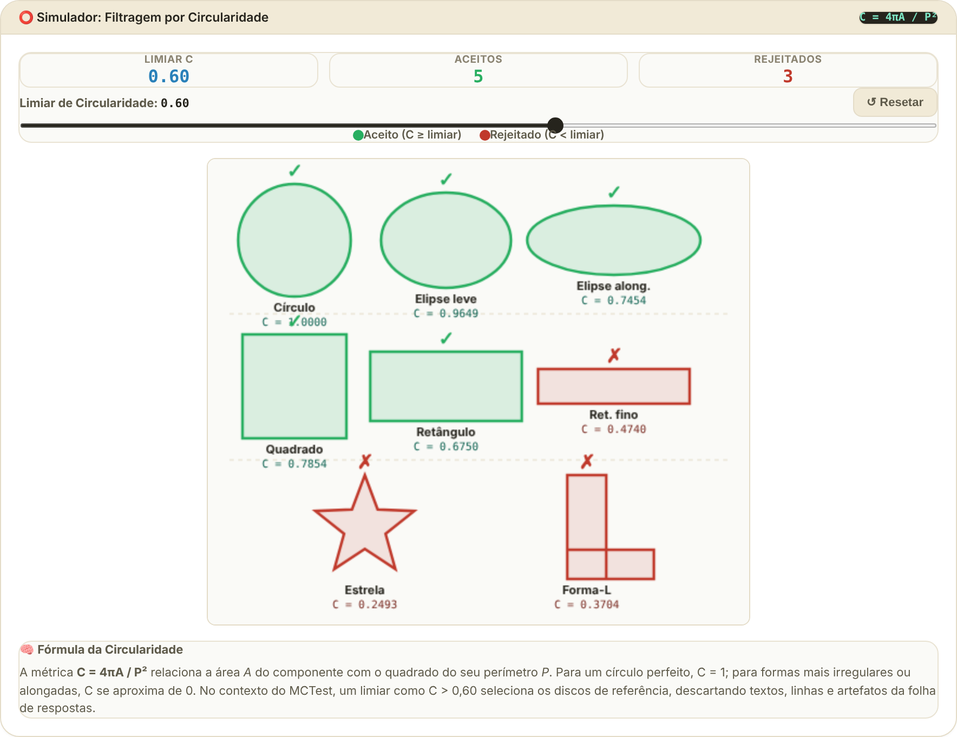
#> input picture all/_cap06/imagens/fig-06-sim-06-circularidade.png, 957 x 737 px, shrunk from 1768 x 1362 before the run
$ python -i autocrop_pngs.py   (imports and definitions only)
#> lines starting #> are read from the running program, lines starting #| are printed output that depends on the picture
"""
Script standalone para remover bordas brancas de todos os PNGs
gerados em all/*/imagens/*.png — rode DEPOIS do pipeline principal.

Uso:
    python autocrop_pngs.py
    python autocrop_pngs.py --dry-run     # só mostra o que mudaria, sem salvar
    python autocrop_pngs.py --root outra_pasta
"""
import argparse
from pathlib import Path
from PIL import Image, ImageChops


def autocrop_white_borders(img_path: Path, bg_tolerance: int = 8, dry_run: bool = False) -> bool:
#> called with bg_tolerance = 8, dry_run = False
    try:
        img = Image.open(img_path).convert('RGB')
#> img is the input picture: PIL image 957x737 RGB; mean R, G, B 243.1, 244.1, 239.7
    except Exception as e:
        print(f'  ⚠ Não foi possível abrir {img_path.name}: {e}')
        return False

    bg = Image.new('RGB', img.size, img.getpixel((0, 0)))
#> bg: PIL image 957x737 RGB; every value is 255
    diff = ImageChops.difference(img, bg)
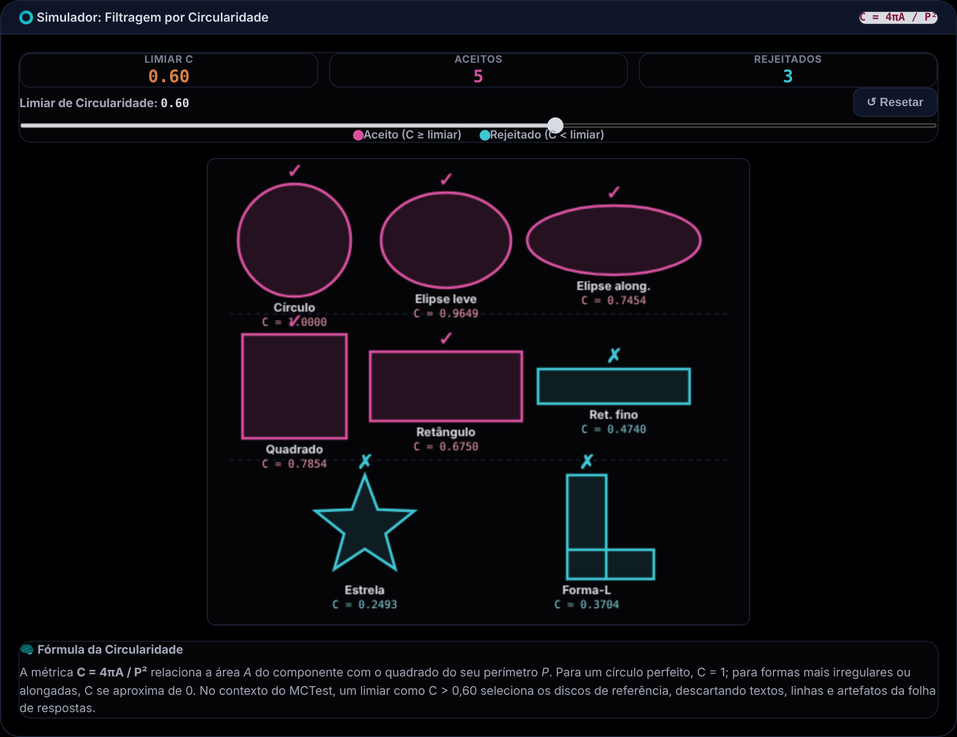
#> diff: PIL image 957x737 RGB; mean R, G, B 11.9, 10.9, 15.3
    diff = diff.point(lambda p: 255 if p > bg_tolerance else 0)
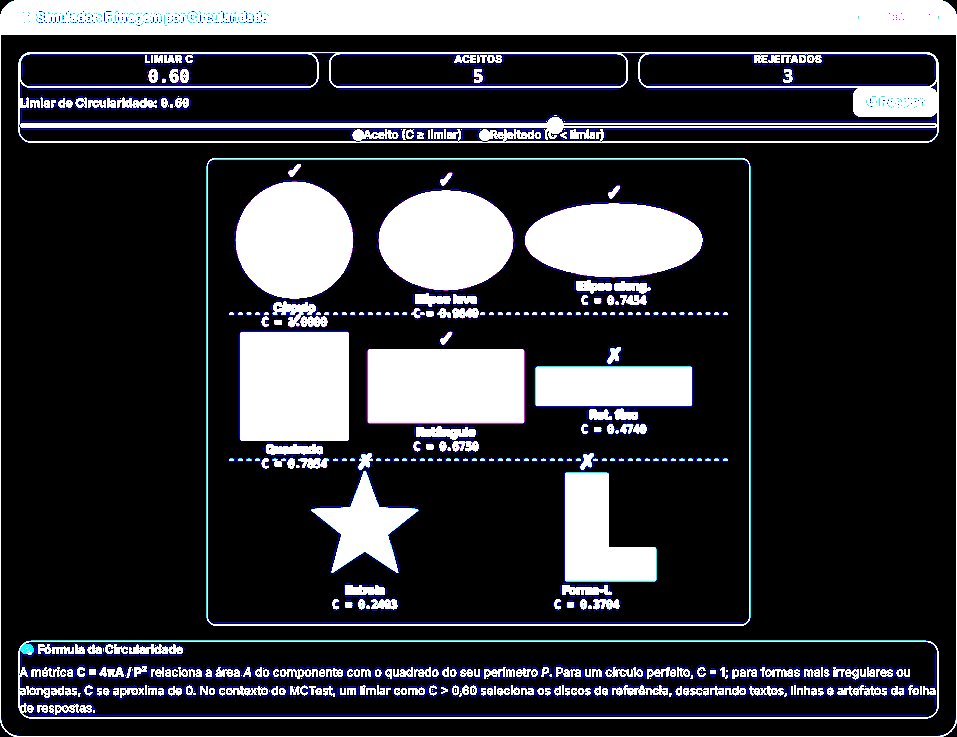
#> diff: PIL image 957x737 RGB; mean R, G, B 53.7, 54.7, 60.3
    bbox = diff.getbbox()
#> bbox = (0, 0, 957, 737)

    if bbox is None:
        return False

    if bbox == (0, 0, img.width, img.height):
        return False  # já está no tamanho do conteúdo, nada a fazer

    if dry_run:
        print(f'  [dry-run] {img_path.name}: {img.size} -> bbox {bbox}')
        return True

    cropped = img.crop(bbox)
    cropped.save(img_path)
    print(f'  ✂ {img_path.name}: {img.size} -> {cropped.size}')
    return True


def main():
    parser = argparse.ArgumentParser()
    parser.add_argument('--root', type=str, default='all')
    parser.add_argument('--dry-run', action='store_true')
    args = parser.parse_args()

    root = Path(args.root)
    pngs = list(root.glob('cap*/imagens/*.png'))
    print(f'Encontrados {len(pngs)} PNGs em {root}/cap*/imagens/')

    changed = 0
    for png_path in pngs:
        if autocrop_white_borders(png_path, dry_run=args.dry_run):
            changed += 1

    print(f'\nTotal alterado: {changed}/{len(pngs)}')


# [2 lines not run here, left out]

>>> result = autocrop_white_borders('all/_cap06/imagens/fig-06-sim-06-circularidade.png')

$ run again, on all/_cap06/imagens/fig-06-sim-ep0604.png
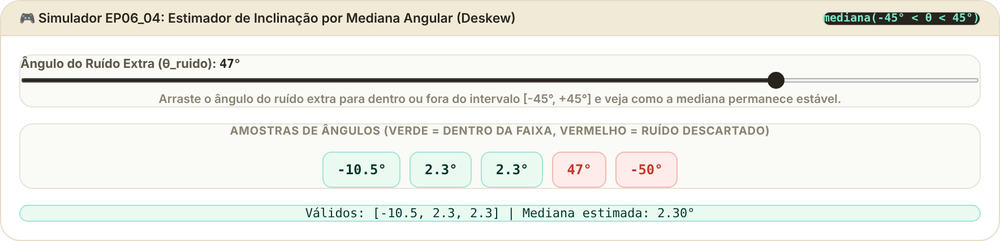
#> input picture all/_cap06/imagens/fig-06-sim-ep0604.png, 1000 x 241 px, shrunk from 1768 x 426 before the run
#> in autocrop_white_borders, img is the input picture: PIL image 1000x241 RGB; mean R, G, B 237.7, 238.4, 232.8
#> bg: PIL image 1000x241 RGB; every value is 255
#> in autocrop_white_borders, `diff = ImageChops.difference(img, bg)`:
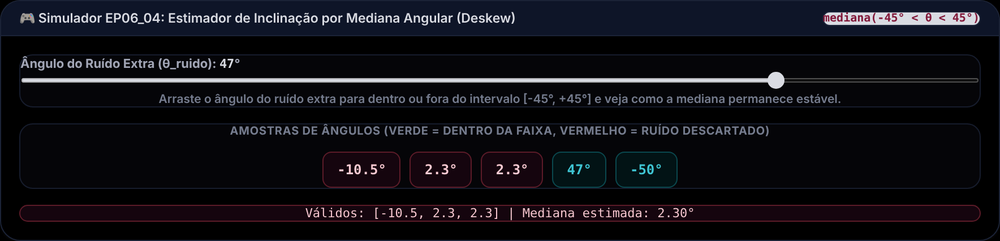
#> diff: PIL image 1000x241 RGB; mean R, G, B 17.3, 16.6, 22.2
#> in autocrop_white_borders, `diff = diff.point(lambda p: 255 if p > bg_tolerance else 0)`:
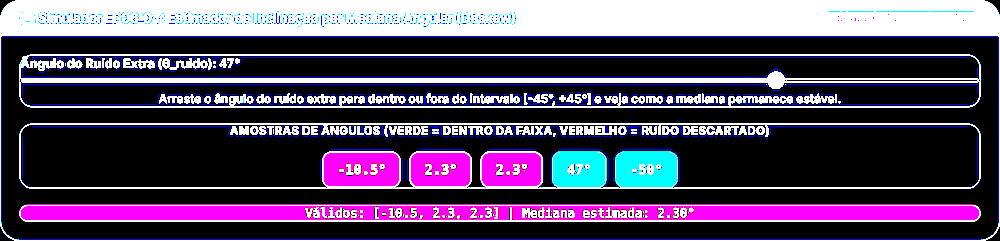
#> diff: PIL image 1000x241 RGB; mean R, G, B 86.1, 71.9, 100
#> bbox = (0, 0, 1000, 241)

$ run again, on all/_cap06/imagens/fig-06-sim-ep0606.png
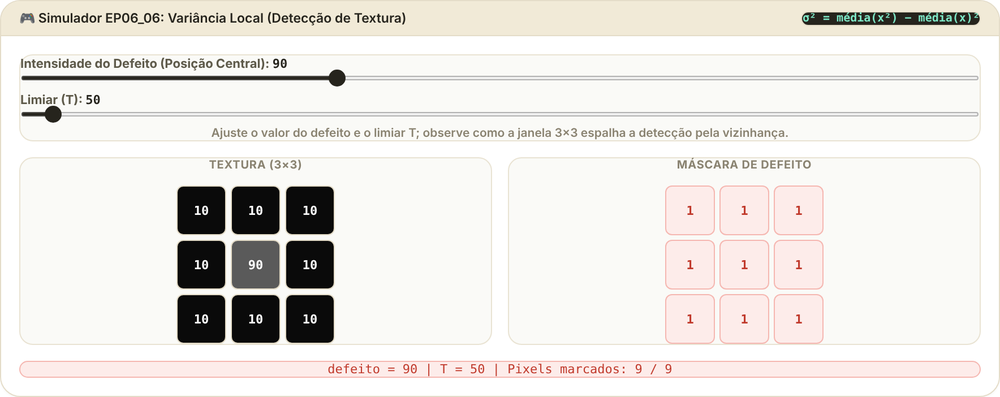
#> input picture all/_cap06/imagens/fig-06-sim-ep0606.png, 1000 x 397 px, shrunk from 1768 x 702 before the run
#> in autocrop_white_borders, img is the input picture: PIL image 1000x397 RGB; mean R, G, B 233.7, 230.7, 226.6
#> bg: PIL image 1000x397 RGB; every value is 255
#> in autocrop_white_borders, `diff = ImageChops.difference(img, bg)`:
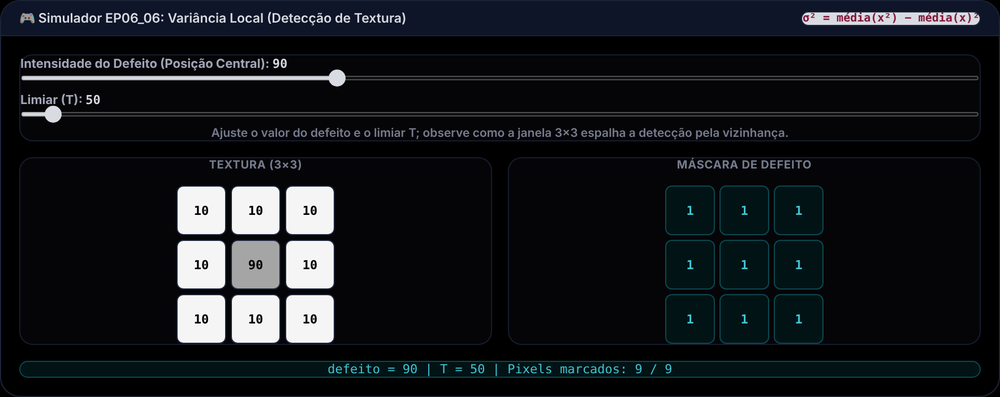
#> diff: PIL image 1000x397 RGB; mean R, G, B 21.3, 24.3, 28.4
#> in autocrop_white_borders, `diff = diff.point(lambda p: 255 if p > bg_tolerance else 0)`:
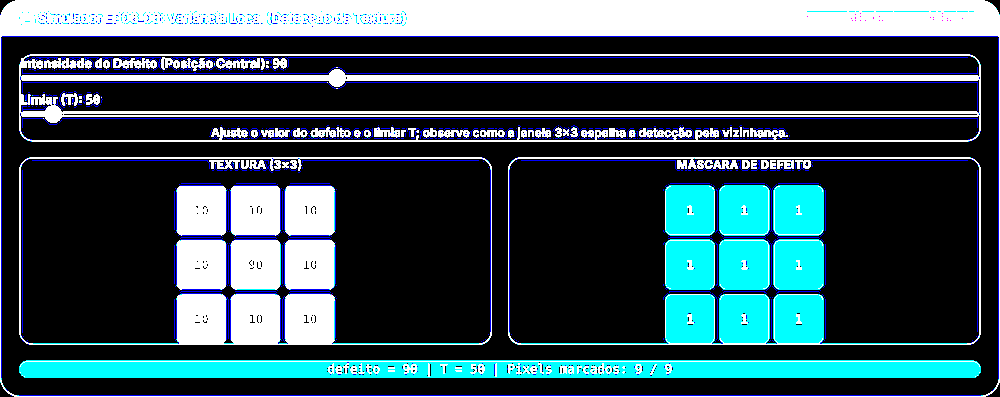
#> diff: PIL image 1000x397 RGB; mean R, G, B 56, 80.1, 88.6
#> bbox = (0, 0, 1000, 397)

$ run again, on all/_cap06/imagens/fig-06-sim-ep0607.png
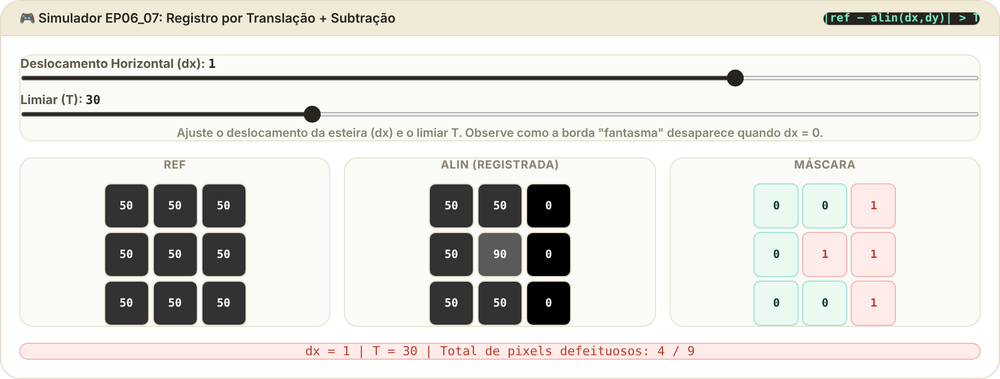
#> input picture all/_cap06/imagens/fig-06-sim-ep0607.png, 1000 x 379 px, shrunk from 1768 x 670 before the run
#> in autocrop_white_borders, img is the input picture: PIL image 1000x379 RGB; mean R, G, B 225.7, 223.8, 219.5
#> bg: PIL image 1000x379 RGB; every value is 255
#> in autocrop_white_borders, `diff = ImageChops.difference(img, bg)`:
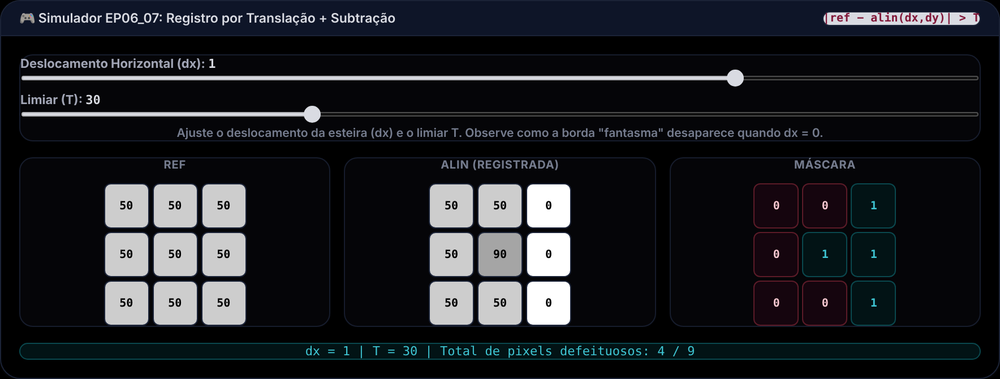
#> diff: PIL image 1000x379 RGB; mean R, G, B 29.3, 31.2, 35.5
#> in autocrop_white_borders, `diff = diff.point(lambda p: 255 if p > bg_tolerance else 0)`:
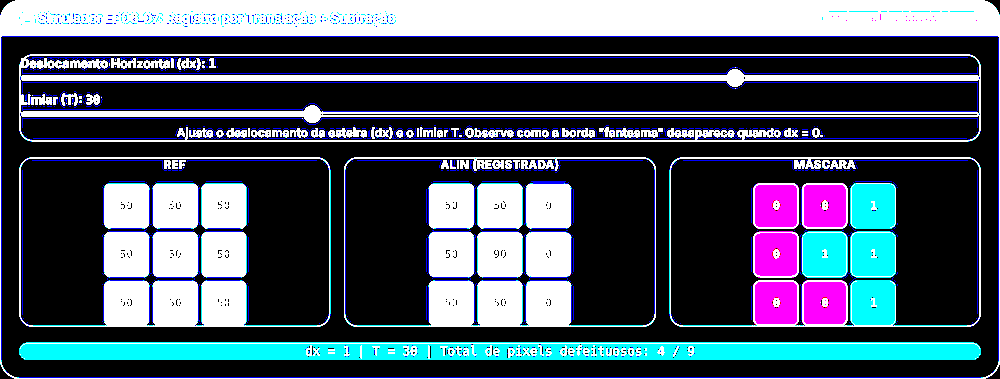
#> diff: PIL image 1000x379 RGB; mean R, G, B 74.2, 84.9, 100.3
#> bbox = (0, 0, 1000, 379)
